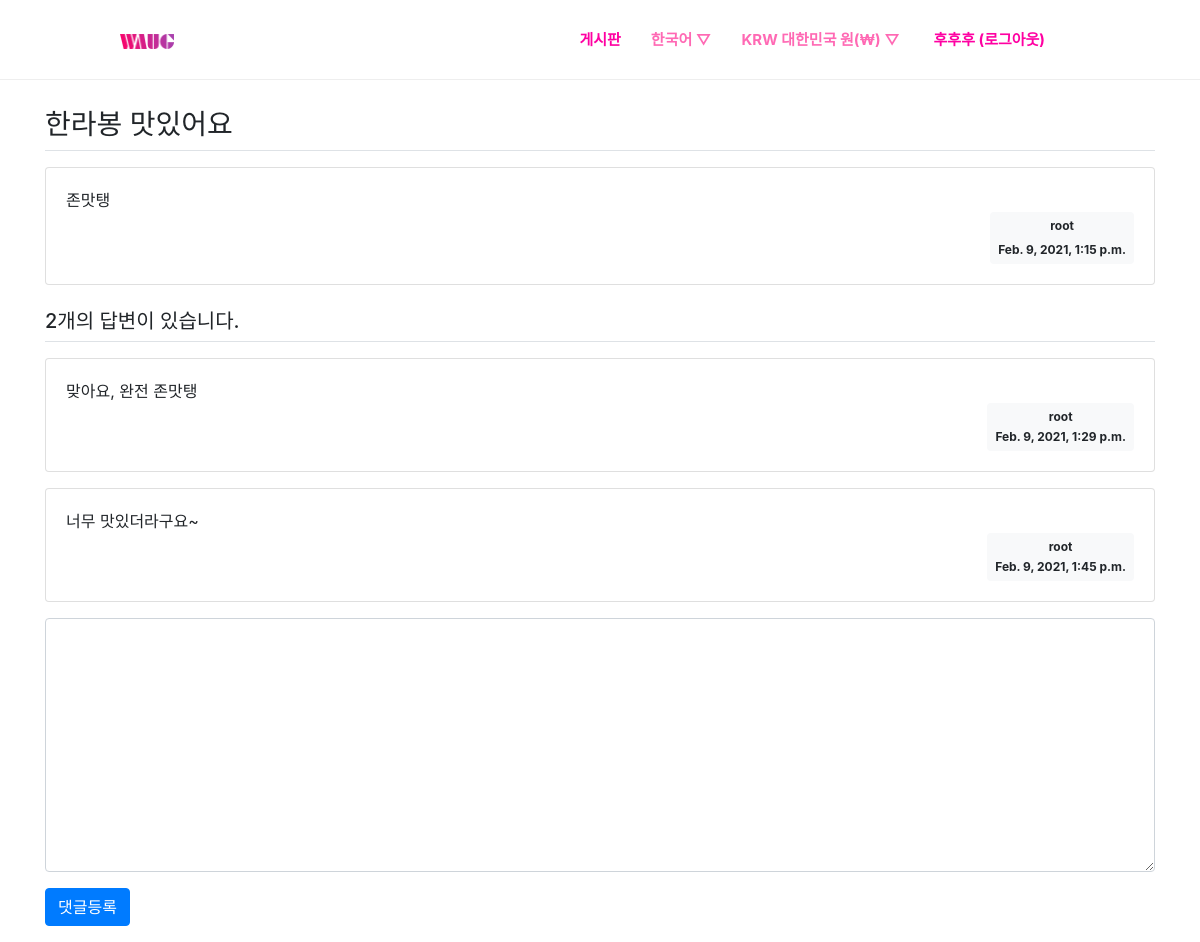
Page /community/1/ (signed in) on the committed database.
### community/models.py (models this page shows, shortened)
class Review(models.Model) :
    subject = models.CharField(max_length=200)
    content = models.TextField()
    create_date = models.DateTimeField()
    author = models.ForeignKey(User, on_delete=models.CASCADE, null=True)

class Comment(models.Model) :
    review = models.ForeignKey(Review, on_delete=models.CASCADE)
    content = models.TextField()
    create_date = models.DateTimeField()
    author = models.ForeignKey(User, on_delete=models.CASCADE, null=True)

### community/views.py (the view)
# urls.py: path('<int:review_id>/', views.detail, name='detail'),
def detail(request, review_id) :
    review = get_object_or_404(Review, pk=review_id)
    context = {'review': review}
    return render(request, 'community/review_detail.html', context)

### templates/community/review_detail.html (shortened to what this page needs)
{% extends 'base.html' %}
{% block content %}
    <div class="container" style="margin-top:100px">
        <h3 class="border-bottom py-2">{{ review.subject }}</h3>
        <div class="card my-3">
            <div class="card-body">
                <div class="card-text" style="white-space: pre-line;">{{ review.content }}</div>
                <div class="d-flex justify-content-end">
                    <div class="badge badge-light p-2">
                        <div>{{ review.author.username }}</div><br>
                        <div>{{ review.create_date }}</div>
                    </div>
                </div>
            </div>
        </div>
        <h5 class="border-bottom my-3 py-2">{{ review.comment_set.count }}개의 답변이 있습니다.</h5>
        {% for comment in review.comment_set.all %}
        <div class="card my-3">
            <div class="card-body">
                <div class="card-text" style="white-space: pre-line;">{{ comment.content }}</div>
                <div class="d-flex justify-content-end">
                    <div class="badge badge-light p-2">
                        <div class="mb-2">{{ comment.author.username }}</div>
                        <div>{{ comment.create_date }}</div>
                    </div>
                </div>
            </div>
        </div>
        {% endfor %}
        <form action="{% url 'community:comment_create' review.id %}" method="post" class="my-3">
            <div class="form-group">
                <textarea {% if not user.is_authenticated %}disabled{% endif %}
                        name="content" id="content" class="form-control" rows="10"></textarea>
            </div>
            <input type="submit" value="댓글등록" class="btn btn-primary">
        </form>
    </div>
{% endblock %}

### templates/base.html (shortened to what this page needs)
<!DOCTYPE html>
<html lang="en">
<head>
    {% load static %}
    <link rel="stylesheet" type="text/css" href="{% static 'css/bootstrap.min.css' %}">
    <link rel="stylesheet" type="text/css" href="{% static 'css/base.css' %}">
</head>
<body>
    <div id="Wrap">
        <header>
                <a href="{% url 'main' %}"><img src="{% static 'image/waug_logo.png' %}" id="Logo"></a>
                <span id="topMenuBox"><span><a href="{% url 'community:index' %}" style="color:#FF00A2; text-decoration:none;">게시판</a></span><span>한국어 ▽</span><span>KRW 대한민국 원(₩) ▽</span>
                    <span>
                        {% if user.is_authenticated %}
                        <a href="{% url 'logout' %}" style="color:#FF00A2; text-decoration:none;">{{ user.username }} (로그아웃)</a>
                        {% else %}
                        <a href="{% url 'login' %}" style="color:#FF00A2; text-decoration:none;">로그인</a>
                        {% endif %}
                    </span>
                </span>
        </header>
    </div>
    {% block content %}
    {% endblock %}
</body>
</html>

### static/css/base.css (style rules this page uses)
* { margin:0; }
#Wrap { width:1900px; overflow:hidden; }
header { width:100%; max-width:1900px; height:80px; line-height:80px; position:fixed; z-index:100; border-bottom:1px solid #eeeeee; font-weight:bold; background:white; }
header>span { color:#ff69b4; font-size:15px; font-weight:bold; float:right; margin-right:140px; }
header>span span { margin:15px; }
#Logo { width:4.5%; margin-left:120px; }

### rows in the picture
Review: subject "한라봉 맛있어요", content "존맛탱", author.username "root", create_date "Feb. 9, 2021, 1:15 p.m.", comment_set.count "2"
Comment: content "맞아요, 완전 존맛탱", author.username "root", create_date "Feb. 9, 2021, 1:29 p.m."
Comment: content "너무 맛있더라구요~", author.username "root", create_date "Feb. 9, 2021, 1:45 p.m."

### other values in the picture
{{ user.username }} "후후후"
